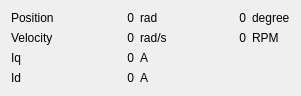
   <widget class="QWidget" name="layoutWidget_4">
    <property name="geometry">
     <rect>
      <x>250</x>
      <y>80</y>
      <width>301</width>
      <height>76</height>
     </rect>
    </property>
    <layout class="QGridLayout" name="gridLayout_3">
     <item row="1" column="1">
      <layout class="QHBoxLayout" name="horizontalLayout_26">
       <item>
        <widget class="QLabel" name="Cur_velocity_radianpersec_2">
         <property name="sizePolicy">
          <sizepolicy hsizetype="Expanding" vsizetype="Preferred">
           <horstretch>0</horstretch>
           <verstretch>0</verstretch>
          </sizepolicy>
         </property>
         <property name="text">
          <string>0</string>
         </property>
         <property name="alignment">
          <set>Qt::AlignRight|Qt::AlignTrailing|Qt::AlignVCenter</set>
         </property>
        </widget>
       </item>
      </layout>
     </item>
     <item row="0" column="2">
      <widget class="QLabel" name="label_15">
       <property name="sizePolicy">
        <sizepolicy hsizetype="Fixed" vsizetype="Fixed">
         <horstretch>0</horstretch>
         <verstretch>0</verstretch>
        </sizepolicy>
       </property>
       <property name="text">
        <string>rad</string>
       </property>
      </widget>
     </item>
     <item row="2" column="2">
      <widget class="QLabel" name="label_55">
       <property name="sizePolicy">
        <sizepolicy hsizetype="Fixed" vsizetype="Fixed">
         <horstretch>0</horstretch>
         <verstretch>0</verstretch>
        </sizepolicy>
       </property>
       <property name="text">
        <string>A</string>
       </property>
      </widget>
     </item>
     <item row="1" column="2">
      <widget class="QLabel" name="label_56">
       <property name="sizePolicy">
        <sizepolicy hsizetype="Fixed" vsizetype="Fixed">
         <horstretch>0</horstretch>
         <verstretch>0</verstretch>
        </sizepolicy>
       </property>
       <property name="text">
        <string>rad/s</string>
       </property>
      </widget>
     </item>
     <item row="3" column="2">
      <widget class="QLabel" name="label_57">
       <property name="sizePolicy">
        <sizepolicy hsizetype="Fixed" vsizetype="Fixed">
         <horstretch>0</horstretch>
         <verstretch>0</verstretch>
        </sizepolicy>
       </property>
       <property name="text">
        <string>A</string>
       </property>
      </widget>
     </item>
     <item row="0" column="0">
      <widget class="QLabel" name="label_58">
       <property name="text">
        <string>Position</string>
       </property>
      </widget>
     </item>
     <item row="0" column="1">
      <layout class="QHBoxLayout" name="horizontalLayout_27">
       <item>
        <widget class="QLabel" name="Cur_position_radian_2">
         <property name="sizePolicy">
          <sizepolicy hsizetype="Expanding" vsizetype="Preferred">
           <horstretch>0</horstretch>
           <verstretch>0</verstretch>
          </sizepolicy>
         </property>
         <property name="text">
          <string>0</string>
         </property>
         <property name="alignment">
          <set>Qt::AlignRight|Qt::AlignTrailing|Qt::AlignVCenter</set>
         </property>
        </widget>
       </item>
      </layout>
     </item>
     <item row="0" column="3">
      <layout class="QHBoxLayout" name="horizontalLayout_28">
       <item>
        <widget class="QLabel" name="Cur_postion_degree_2">
         <property name="sizePolicy">
          <sizepolicy hsizetype="Expanding" vsizetype="Preferred">
           <horstretch>0</horstretch>
           <verstretch>0</verstretch>
          </sizepolicy>
         </property>
         <property name="text">
          <string>0</string>
         </property>
         <property name="alignment">
          <set>Qt::AlignRight|Qt::AlignTrailing|Qt::AlignVCenter</set>
         </property>
        </widget>
       </item>
      </layout>
     </item>
     <item row="1" column="0">
      <widget class="QLabel" name="label_59">
       <property name="text">
        <string>Velocity</string>
       </property>
      </widget>
     </item>
     <item row="1" column="3">
      <layout class="QHBoxLayout" name="horizontalLayout_29">
       <item>
        <widget class="QLabel" name="Cur_velocity_rpm_2">
         <property name="sizePolicy">
          <sizepolicy hsizetype="Expanding" vsizetype="Preferred">
           <horstretch>0</horstretch>
           <verstretch>0</verstretch>
          </sizepolicy>
         </property>
         <property name="text">
          <string>0</string>
         </property>
         <property name="alignment">
          <set>Qt::AlignRight|Qt::AlignTrailing|Qt::AlignVCenter</set>
         </property>
        </widget>
       </item>
      </layout>
     </item>
     <item row="2" column="0">
      <widget class="QLabel" name="label_60">
       <property name="text">
        <string>Iq</string>
       </property>
      </widget>
     </item>
     <item row="3" column="0">
      <widget class="QLabel" name="label_61">
       <property name="text">
        <string>Id</string>
       </property>
      </widget>
     </item>
     <item row="2" column="1">
      <layout class="QHBoxLayout" name="horizontalLayout_30">
       <item>
        <widget class="QLabel" name="Cur_Iq_2">
         <property name="text">
          <string>0</string>
         </property>
         <property name="alignment">
          <set>Qt::AlignRight|Qt::AlignTrailing|Qt::AlignVCenter</set>
         </property>
        </widget>
       </item>
      </layout>
     </item>
     <item row="3" column="1">
      <layout class="QHBoxLayout" name="horizontalLayout_31">
       <item>
        <widget class="QLabel" name="Cur_Id_2">
         <property name="text">
          <string>0</string>
         </property>
         <property name="alignment">
          <set>Qt::AlignRight|Qt::AlignTrailing|Qt::AlignVCenter</set>
         </property>
        </widget>
       </item>
      </layout>
     </item>
     <item row="1" column="4">
      <widget class="QLabel" name="label_62">
       <property name="sizePolicy">
        <sizepolicy hsizetype="Fixed" vsizetype="Fixed">
         <horstretch>0</horstretch>
         <verstretch>0</verstretch>
        </sizepolicy>
       </property>
       <property name="text">
        <string>RPM</string>
       </property>
      </widget>
     </item>
     <item row="0" column="4">
      <widget class="QLabel" name="label_63">
       <property name="sizePolicy">
        <sizepolicy hsizetype="Fixed" vsizetype="Fixed">
         <horstretch>0</horstretch>
         <verstretch>0</verstretch>
        </sizepolicy>
       </property>
       <property name="text">
        <string>degree</string>
       </property>
      </widget>
     </item>
    </layout>
   </widget>
